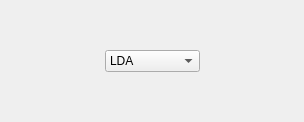
<?xml version="1.0" encoding="UTF-8"?>
<ui version="4.0">
 <class>paramsLDA</class>
 <widget class="QWidget" name="paramsLDA">
  <property name="geometry">
   <rect>
    <x>0</x>
    <y>0</y>
    <width>304</width>
    <height>122</height>
   </rect>
  </property>
  <property name="windowTitle">
   <string>Form</string>
  </property>
  <layout class="QGridLayout" name="gridLayout" columnstretch="0,0,0">
   <item row="2" column="1">
    <spacer name="verticalSpacer">
     <property name="orientation">
      <enum>Qt::Vertical</enum>
     </property>
     <property name="sizeHint" stdset="0">
      <size>
       <width>20</width>
       <height>40</height>
      </size>
     </property>
    </spacer>
   </item>
   <item row="0" column="1">
    <spacer name="verticalSpacer_2">
     <property name="orientation">
      <enum>Qt::Vertical</enum>
     </property>
     <property name="sizeHint" stdset="0">
      <size>
       <width>20</width>
       <height>40</height>
      </size>
     </property>
    </spacer>
   </item>
   <item row="0" column="0" rowspan="3">
    <spacer name="horizontalSpacer">
     <property name="orientation">
      <enum>Qt::Horizontal</enum>
     </property>
     <property name="sizeHint" stdset="0">
      <size>
       <width>40</width>
       <height>20</height>
      </size>
     </property>
    </spacer>
   </item>
   <item row="1" column="2">
    <spacer name="horizontalSpacer_2">
     <property name="orientation">
      <enum>Qt::Horizontal</enum>
     </property>
     <property name="sizeHint" stdset="0">
      <size>
       <width>40</width>
       <height>20</height>
      </size>
     </property>
    </spacer>
   </item>
   <item row="1" column="1">
    <widget class="QComboBox" name="typeCombo">
     <property name="currentIndex">
      <number>1</number>
     </property>
     <item>
      <property name="text">
       <string>Means Only</string>
      </property>
     </item>
     <item>
      <property name="text">
       <string>LDA</string>
      </property>
     </item>
     <item>
      <property name="text">
       <string>Fisher LDA</string>
      </property>
     </item>
    </widget>
   </item>
  </layout>
 </widget>
 <resources/>
 <connections/>
</ui>
